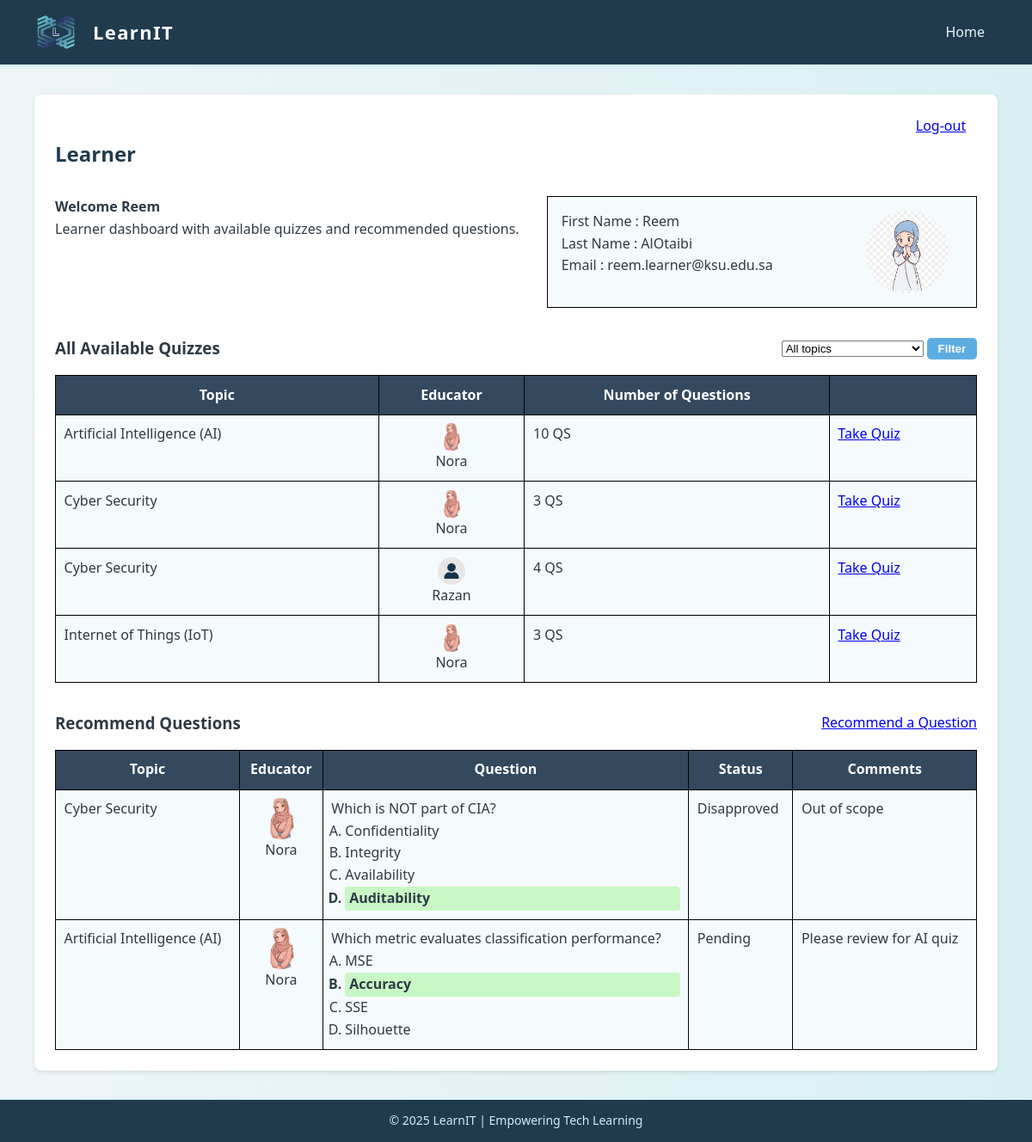
Screenshot of /learner.php (signed in) with the database file from the repository.
### tables this page shows
CREATE TABLE `user` (
  `id` int(11) NOT NULL,
  `firstName` varchar(60) NOT NULL,
  `lastName` varchar(60) NOT NULL,
  `emailAddress` varchar(120) NOT NULL,
  `password` varchar(255) NOT NULL,
  `photoFileName` varchar(200) DEFAULT NULL,
  `userType` enum('learner','educator') NOT NULL
);

CREATE TABLE `quiz` (
  `id` int(11) NOT NULL,
  `educatorID` int(11) NOT NULL,
  `topicID` int(11) NOT NULL
);

CREATE TABLE `topic` (
  `id` int(11) NOT NULL,
  `topicName` varchar(120) NOT NULL
);

CREATE TABLE `recommendedquestion` (
  `id` int(11) NOT NULL,
  `quizID` int(11) NOT NULL,
  `learnerID` int(11) NOT NULL,
  `question` text NOT NULL,
  `questionFigureFileName` varchar(200) DEFAULT NULL,
  `answerA` varchar(300) NOT NULL,
  `answerB` varchar(300) NOT NULL,
  `answerC` varchar(300) NOT NULL,
  `answerD` varchar(300) NOT NULL,
  `correctAnswer` enum('A','B','C','D') NOT NULL,
  `status` enum('pending','approved','disapproved') NOT NULL DEFAULT 'pending',
  `comments` text
);

### learner.php (the view, shortened to what this page needs)
<?php
require_once 'connect.php';
$userId = (int) $_SESSION['user_id'];
$sql = "SELECT firstName, lastName, emailAddress,
               COALESCE(NULLIF(photoFileName,''),'default.png') AS photoFileName
        FROM user WHERE id = ?";
$stmt = mysqli_prepare($conn, $sql);
mysqli_stmt_bind_param($stmt, "i", $userId);
mysqli_stmt_execute($stmt);
$res = mysqli_stmt_get_result($stmt);
$user = mysqli_fetch_assoc($res);
function e($s){ return htmlspecialchars($s ?? '', ENT_QUOTES, 'UTF-8'); }
$first = e($user['firstName']);
$last  = e($user['lastName']);
$email = e($user['emailAddress']);
$photo = 'images/' . e($user['photoFileName']);
$isPost = ($_SERVER['REQUEST_METHOD'] === 'POST');
$selectedTopicId = $isPost ? trim((string)($_POST['topicID'] ?? '')) : '';
if ($isPost && $selectedTopicId !== '') {
    $quizSql = "
        SELECT q.id AS quizID,
               t.topicName,
               u.firstName, u.lastName,
               COALESCE(NULLIF(u.photoFileName,''),'default.png') AS educatorPhoto,
               COUNT(qq.id) AS questionCount
        FROM quiz q
        JOIN user u ON q.educatorID = u.id
        JOIN topic t ON q.topicID = t.id
        LEFT JOIN quizquestion qq ON q.id = qq.quizID
        WHERE q.topicID = ?
        GROUP BY q.id, t.topicName, u.firstName, u.lastName, u.photoFileName
        ORDER BY t.topicName, q.id";
    $stmt = mysqli_prepare($conn, $quizSql);
    mysqli_stmt_bind_param($stmt, "i", $selectedTopicId);
    mysqli_stmt_execute($stmt);
    $quizzes = mysqli_stmt_get_result($stmt);
} else {
    $quizSql = "
        SELECT q.id AS quizID,
               t.topicName,
               u.firstName, u.lastName,
               COALESCE(NULLIF(u.photoFileName,''),'default.png') AS educatorPhoto,
               COUNT(qq.id) AS questionCount
        FROM quiz q
        JOIN user u ON q.educatorID = u.id
        JOIN topic t ON q.topicID = t.id
        LEFT JOIN quizquestion qq ON q.id = qq.quizID
        GROUP BY q.id, t.topicName, u.firstName, u.lastName, u.photoFileName
        ORDER BY t.topicName, q.id";
    $quizzes = mysqli_query($conn, $quizSql);
}
$recSql = "
    SELECT rq.id, rq.question, rq.questionFigureFileName,
           rq.answerA, rq.answerB, rq.answerC, rq.answerD, rq.correctAnswer,
           rq.status, rq.comments,
           t.topicName,
           u.firstName AS educatorFirst, u.lastName AS educatorLast,
           COALESCE(NULLIF(u.photoFileName,''),'default.png') AS educatorPhoto
    FROM recommendedquestion rq
    JOIN quiz q ON rq.quizID = q.id
    JOIN topic t ON q.topicID = t.id
    JOIN user u ON q.educatorID = u.id
    WHERE rq.learnerID = ?
    ORDER BY rq.id DESC";
$stmt2 = mysqli_prepare($conn, $recSql);
mysqli_stmt_bind_param($stmt2, "i", $userId);
mysqli_stmt_execute($stmt2);
$recRes = mysqli_stmt_get_result($stmt2);
?>
<!doctype html>
<html lang="en">
<head>
  <link rel="stylesheet" href="style.css">
</head>
<body>
<header>
  <div class="logo">
    <img src="images/logo.png" alt="LearnIT Logo" style="width:50px; vertical-align:middle;">
    <h1 style="display:inline-block; margin-left:.5rem;">LearnIT</h1>
  </div>
  <nav><a href="learner.php">Home</a></nav>
</header>
<main class="card-container">
  <div style="text-align:right;"><a href="logout.php" class="filter">Log-out</a></div>
  <h2 class="learnerh2">Learner</h2>
  <div class="dashboardF" style="display:flex; gap:2rem;">
    <div class="welcomeF">
      <h4>Welcome <?= $first; ?></h4>
      <p>Learner dashboard with available quizzes and recommended questions.</p>
    </div>
    <div class="infoF" style="flex:1; border:1px solid #000; background:#f5fafc; padding:1rem;">
      <img src="<?= $photo; ?>" alt="Profile Picture" class="pfp-F">
      <p>First Name : <?= $first; ?></p>
      <p>Last Name : <?= $last; ?></p>
      <p>Email : <?= $email; ?></p>
    </div>
  </div>
  <div class="quiz-headerAvailableQizzes" style="display:flex; justify-content:space-between; align-items:center; margin-top:2rem;">
    <h3>All Available Quizzes</h3>
    <form method="post" action="learner.php" class="QuizheaderContainer2">
      <select name="topicID" id="QTDropDownF">
        <option value="">All topics</option>
      </select>
      <button type="submit" class="filter">Filter</button>
    </form>
  </div>
  <table class="Available_Quizzes-F">
    <thead>
      <tr><th>Topic</th><th>Educator</th><th>Number of Questions</th><th></th></tr>
    </thead>
    <tbody>
      <?php if ($quizzes && mysqli_num_rows($quizzes) > 0): ?>
        <?php while ($q = mysqli_fetch_assoc($quizzes)): ?>
          <?php
            $topic  = e($q['topicName']);
            $fname  = e($q['firstName']);
            $photoE = 'images/' . e($q['educatorPhoto']);
            $count  = (int)$q['questionCount'];
            $quizID = (int)$q['quizID'];
          ?>
          <tr>
            <td><?= $topic ?></td>
            <td><div class="learneredu2"><img src="<?= $photoE ?>" alt="Educator"><p><?= $fname ?></p></div></td>
            <td><?= $count ?> QS</td>
            <td><?= $count>0 ? "<a href='take-quiz.php?quizID=$quizID'>Take Quiz</a>" : "<span style='opacity:.6'>No questions</span>" ?></td>
          </tr>
        <?php endwhile; ?>
      <?php else: ?><tr><td colspan="4">No quizzes found.</td></tr><?php endif; ?>
    </tbody>
  </table>
  <div class="RECQS">
    <h3>Recommend Questions</h3>
    <a href="recommend-question.php" id="recqslink">Recommend a Question</a>
  </div>
  <table class="recQS-F">
    <thead>
      <tr><th>Topic</th><th>Educator</th><th>Question</th><th>Status</th><th>Comments</th></tr>
    </thead>
    <tbody>
      <?php if ($recRes && mysqli_num_rows($recRes) > 0): ?>
        <?php while ($r = mysqli_fetch_assoc($recRes)): ?>
          <?php
            $topic = e($r['topicName']);
            $eduP = 'images/' . e($r['educatorPhoto']);
            $eduN = e($r['educatorFirst']);
            $qText = e($r['question']);
            $A = e($r['answerA']); $B = e($r['answerB']); $C = e($r['answerC']); $D = e($r['answerD']);
            $correct = e($r['correctAnswer']);
          ?>
          <tr>
            <td><?= $topic ?></td>
            <td><div class="learneredu"><img src="<?= $eduP ?>" alt="Educator"><p><?= $eduN ?></p></div></td>
            <td>
              <div class="question-text"><?= $qText ?></div>
              <ol type="A" class="question-answers">
                <li<?= $correct=='A'?' class="correct"':'' ?>><?= $A ?></li>
                <li<?= $correct=='B'?' class="correct"':'' ?>><?= $B ?></li>
                <li<?= $correct=='C'?' class="correct"':'' ?>><?= $C ?></li>
                <li<?= $correct=='D'?' class="correct"':'' ?>><?= $D ?></li>
              </ol>
            </td>
            <td><?= e(ucfirst($r['status'])) ?></td>
            <td><?= e($r['comments']) ?></td>
          </tr>
        <?php endwhile; ?>
      <?php else: ?><tr><td colspan="5">No recommended questions yet.</td></tr><?php endif; ?>
    </tbody>
  </table>
</main>
<footer>
  <p>&copy; 2025 LearnIT | Empowering Tech Learning</p>
</footer>
</body>
</html>

### style.css (style rules this page uses)
* { margin: 0; padding: 0; box-sizing: border-box; }
body { font-family: 'Segoe UI', Tahoma, Geneva, Verdana, sans-serif; background: linear-gradient(to right, #eef5f9, #d9f0f3); color: #2e3a45; min-height: 100vh; display: flex; flex-direction: column; line-height: 1.6; }
header { background: #1f3b4d; display: flex; justify-content: space-between; align-items: center; padding: 0.938em 2.5em; border-bottom: 0.188em solid #d9f0f3; color: #fff; }
header .logo { display: flex; align-items: center; }
header .logo img { height: 2.812em; margin-right: 0.625em; }
header .logo h1 { font-size: 1.375em; letter-spacing: 0.062em; }
header nav a { margin: 0 0.938em; text-decoration: none; color: #eaf6fb; font-weight: 500; transition: color 0.3s; }
h2 { color: #1f3b4d; margin-bottom: 1.25em; }
footer { background: #1f3b4d; text-align: center; padding: 0.938em; border-top: 0.188em solid #d9f0f3; font-size: 0.875em; color: #d6eaf8; }
button, .btn { background: #5dade2; border: none; padding: 0.625em 1.25em; border-radius: 0.375em; color: #fff; font-weight: bold; cursor: pointer; transition: background 0.3s, transform 0.2s; text-decoration: none; }
.card-container { width: 70rem; margin: 2em auto; padding: 1.5em; background-color: #ffffff; border-radius: 0.5em; box-shadow: 0 0.125em 0.3125em rgba(0,0,0,0.1); }

### learner.php (style rules this page uses)
.learneredu, .learneredu2 { display:flex; flex-direction:column; align-items:center; justify-content:center; text-align:center; }
.learneredu img, .learneredu2 img { border-radius:50%; object-fit:cover; }
.learneredu img { width:3rem; height:3rem; }
.learneredu2 img { width:2rem; height:2rem; }
.question-answers { padding-left:1rem; }
.correct { background:#c8f7c5; font-weight:bold; border-radius:.25rem; padding:.1rem .3rem; }
thead { background-color:#34495e; color:white; }
th, td { border:1px solid black; padding:.6rem; vertical-align:top; }
td { background-color: #f5fafc; }
.Available_Quizzes-F, .recQS-F { width:100%; border-collapse:collapse; margin-top:1rem; }
.RECQS { display:flex; justify-content:space-between; align-items:center; margin-top:2rem; margin-bottom:.5rem; }
.filter { padding:.3rem .8rem; border-radius:.3rem; }
.pfp-F { width:6rem; height:6rem; border-radius:50%; object-fit:cover; float:right; margin-right:1rem; }

### rows the page displays
user: firstName "Reem", lastName "AlOtaibi", emailAddress "reem.learner@ksu.edu.sa"
quiz: topicID.topicName "Artificial Intelligence (AI)", educatorID.firstName "Nora", count "10"
quiz: topicID.topicName "Cyber Security", educatorID.firstName "Nora", count "3"
quiz: topicID.topicName "Cyber Security", shows a picture, educatorID.firstName "Razan", count "4"
quiz: topicID.topicName "Internet of Things (IoT)", educatorID.firstName "Nora", count "3"
recommendedquestion: topic.topicName "Cyber Security", user.firstName "Nora", question "Which is NOT part of CIA?", answerA "Confidentiality", answerB "Integrity", answerC "Availability", answerD "Auditability", status "Disapproved", comments "Out of scope"
recommendedquestion: topic.topicName "Artificial Intelligence (AI)", user.firstName "Nora", question "Which metric evaluates classification performance?", answerA "MSE", answerB "Accuracy", answerC "SSE", answerD "Silhouette", status "Pending", comments "Please review for AI quiz"
